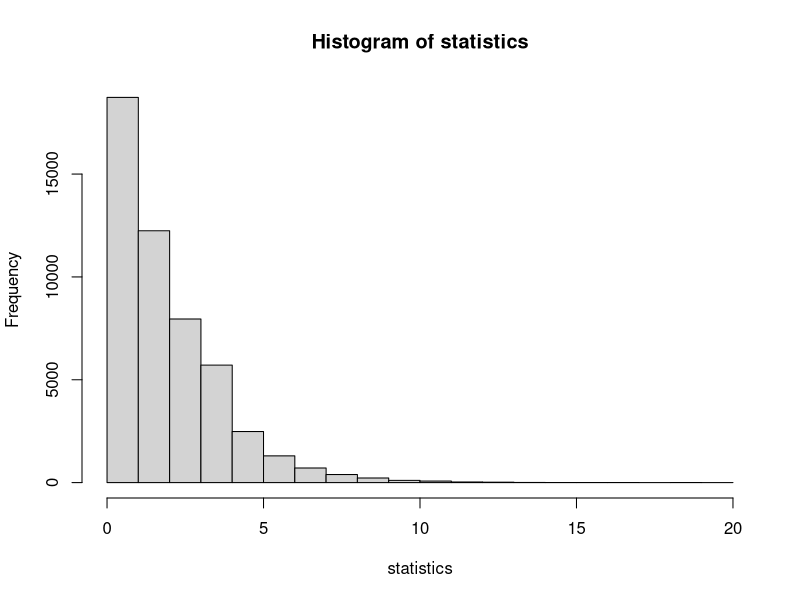
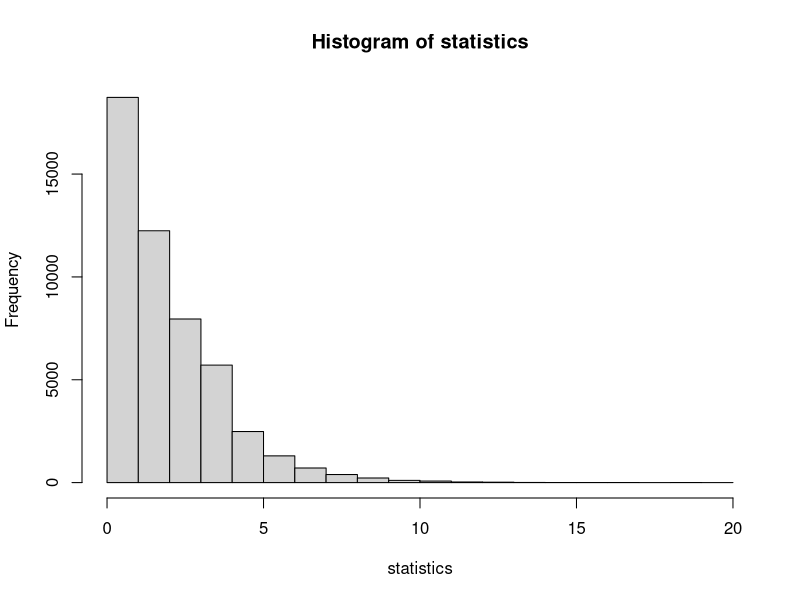
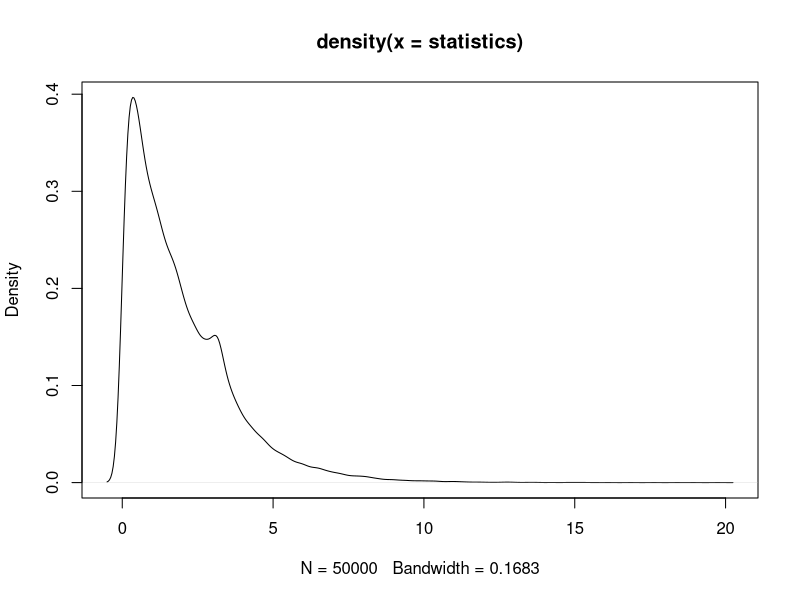
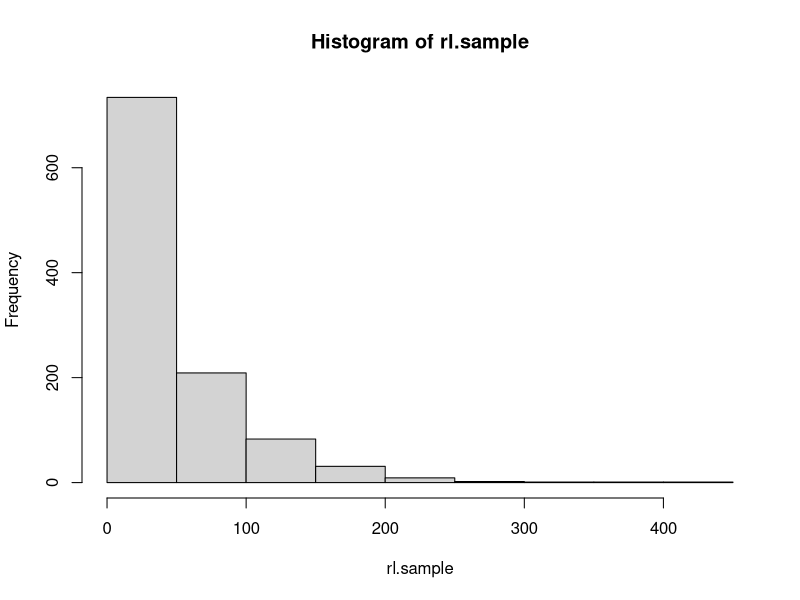
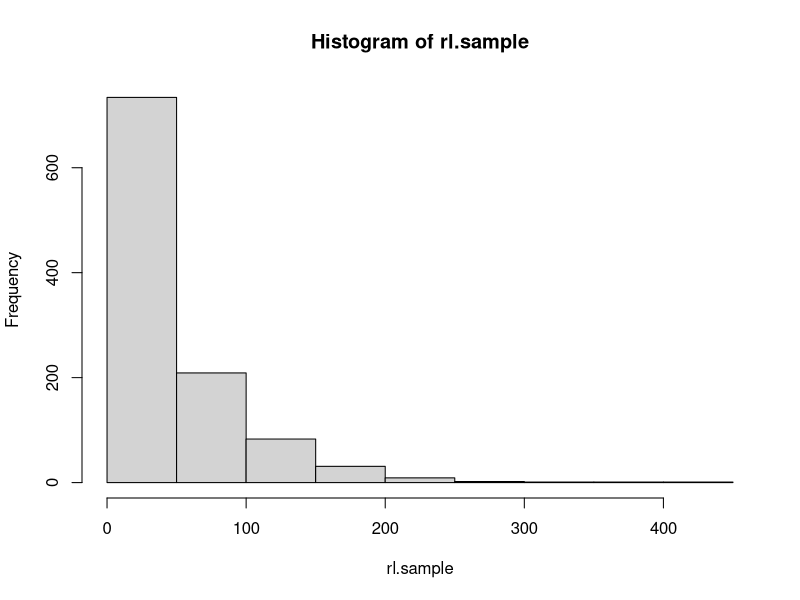

Recreate these plots in R, in order.
Tabc=function(x1,x2,alt,B=1000){
  x=c(x1,x2)
  n1=length(x1)
  n2=length(x2)
  n=n1+n2
  mediana=median(x) 
  ranghi=rank(x)
  ta.ob=sum(x1)-sum(x2)
  tb.ob=length(x1[x1>=mediana])-length(x2[x2>=mediana])
  tc.ob=sum(ranghi[1:n1])-sum(ranghi[(n1+1):n])
  ta.perm=vector(,B)
  tb.perm=vector(,B)
  tc.perm=vector(,B)
  tabc.perm=vector(,B)
  
  for (b in 1:B){
    x.perm=sample(x)
    x1.perm=x.perm[1:n1]
    x2.perm=x.perm[(n1+1):(n1+n2)]
    ranghi.perm=rank(x.perm)
    ta.perm[b]=sum(x1.perm)-sum(x2.perm)
    tb.perm[b]=length(x1.perm[x1.perm>=mediana])-length(x2.perm[x2.perm>=mediana])
    tc.perm[b]=sum(ranghi.perm[1:n1])-sum(ranghi.perm[(n1+1):n])
  }
  
  if (alt=="greater") {
    pv.ta.ob=length(ta.perm[ta.perm>=ta.ob])/B
    pv.tb.ob=length(tb.perm[tb.perm>=tb.ob])/B
    pv.tc.ob=length(tc.perm[tc.perm>=tc.ob])/B
  }
  if (alt=="less") {
    pv.ta.ob=length(ta.perm[ta.perm<=ta.ob])/B
    pv.tb.ob=length(tb.perm[tb.perm<=tb.ob])/B
    pv.tc.ob=length(tc.perm[tc.perm<=tc.ob])/B
  }
  if (alt=="two.sided") {
    pv.ta.ob=length(abs(ta.perm)[abs(ta.perm)>=abs(ta.ob)])/B
    pv.tb.ob=length(abs(tb.perm)[abs(tb.perm)>=abs(tb.ob)])/B
    pv.tc.ob=length(abs(tc.perm)[abs(tc.perm)>=abs(tc.ob)])/B
  }
  
  tabc.ob=min(pv.ta.ob,pv.tb.ob,pv.tc.ob)

  return (tabc.ob)
}


lepage.stat=function(x1,x2){
  enne1=length(x1)
  enne2=length(x2)
  enne=enne1+enne2
  e.w=enne1*(enne+1)/2
  v.w=enne1*enne2*(enne+1)/12
  e.a=enne1*(enne+2)/4
  v.a=enne1*enne2*(enne+2)*(enne-2)/48/(enne-1)
  w.o=as.numeric(wilcox.test(x1,x2,exact=FALSE)[1])+enne1*(enne1+1)/2
  a.o=as.numeric(ansari.test(x1,x2,exact=FALSE,alternative="two.sided")[1])
  wp.o=(w.o-e.w)^2/v.w
  ap.o=(a.o-e.a)^2/v.a
  lepage=wp.o+ap.o
}  




# Fix the reference sample of size m=100
m = 100
X = rnorm(m)

# Monte carlo simulation with n = 10
n = 5
nsim = 50000
nperm = 500
statistics = c()
for (i in 1:nsim){
  Y = rnorm(n)
  # s = Tabc (X,Y,"two.sided", nperm)
  s = lepage.stat (X,Y)
  statistics = append(statistics, s)
}

plot(hist(statistics))
plot(density(statistics))
print(sprintf("Distinct: %d",  length(unique(statistics))))

# Find quantile corresponding to desired ARL

my_quantile <- function(x, prob) {
  if (is.unsorted(x)) x <- sort(x)
  n <- length(x)
  approx(seq(0, 1, length = n), x, prob)$y
}

ARL = 50
prob = 1/ARL

UCL = my_quantile(statistics, 1 - prob)

print(UCL)

# Simulate again to check UCL and LCL against desired ARL
rl.sample = c()
rl = 0
for (i in 1:nsim){
  Y = rnorm(n)
  st = lepage.stat (X,Y)
  if (st < UCL ){
    rl = rl + 1
  } else {
    rl.sample = append(rl.sample, rl)
    rl = 0
  }
}

print(mean(rl.sample))
plot(hist(rl.sample))


